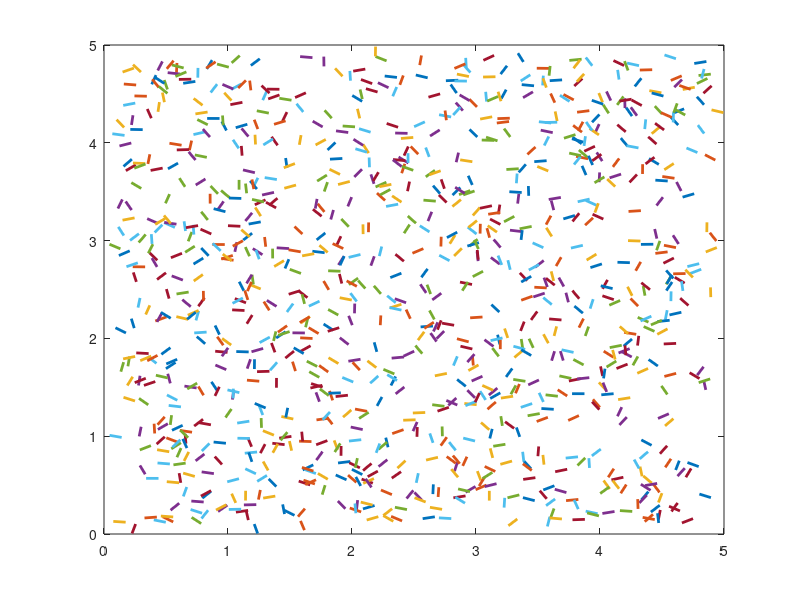

Write the MATLAB code that produced this figure.
S	=	1;					% Scale factor
N	=	1000;				% Number of needles
NoP	=	10;					% Number of planks
L	=	S/NoP;
size = 5;

disp(N);

x_coord = L + rand(1,N) * (size - 2*L);
y_coord = L + rand(1,N) * (size - 2*L);

angles = rand(1, N) * 360;
x_angle = x_coord + L * cosd(angles);
y_angle = y_coord + L * sind(angles);

plot([x_coord; x_angle], [y_coord; y_angle], 'LineWidth', 2);